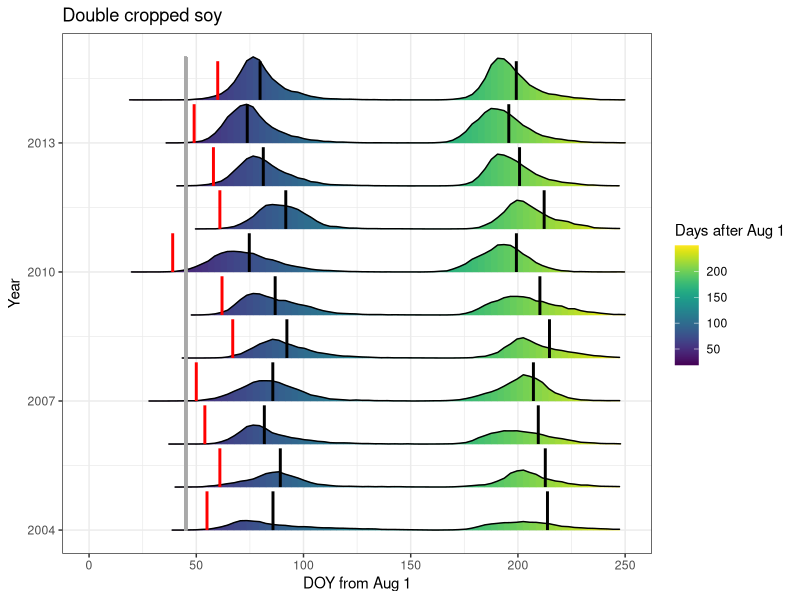
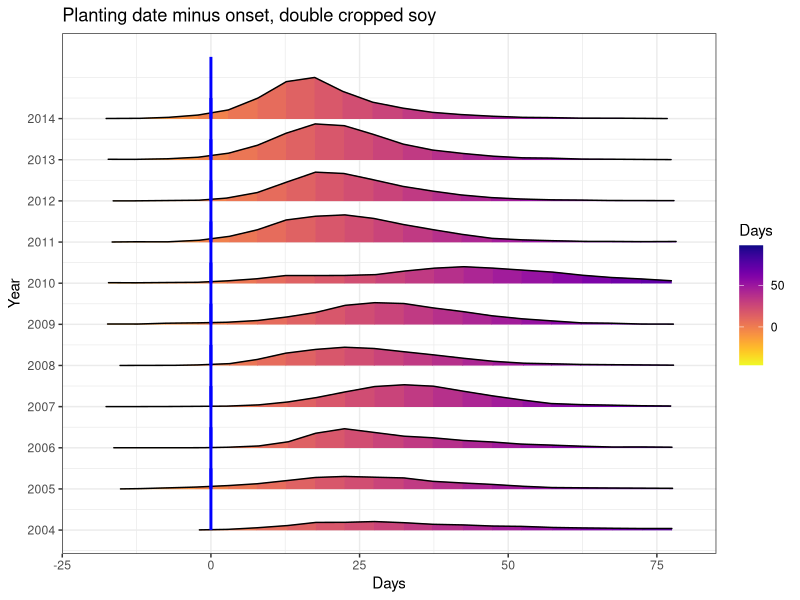
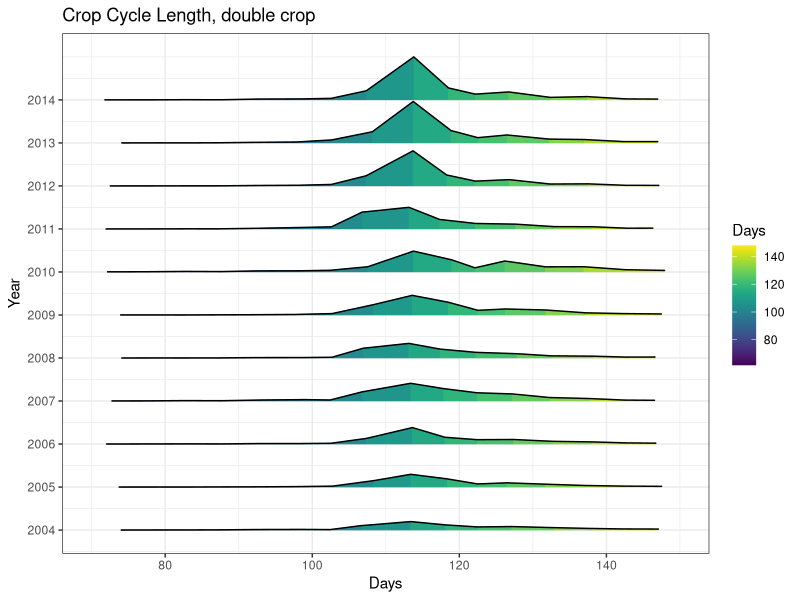
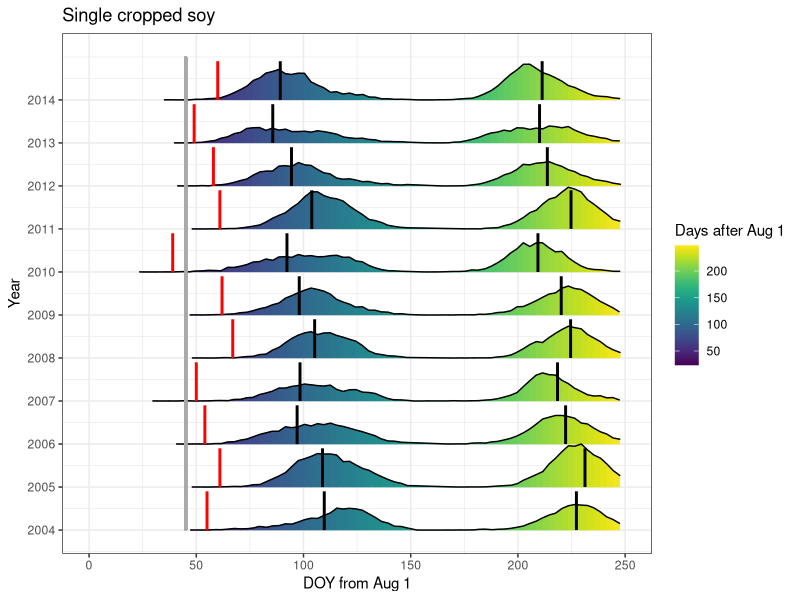
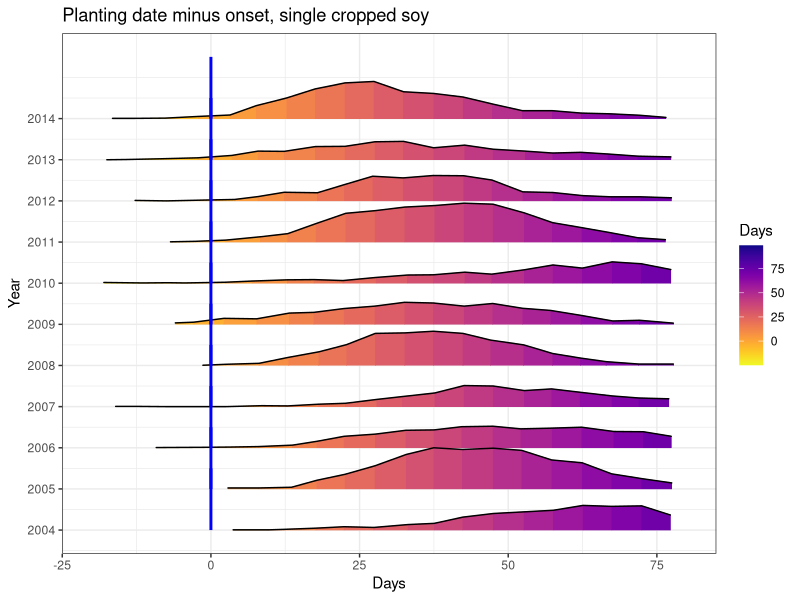
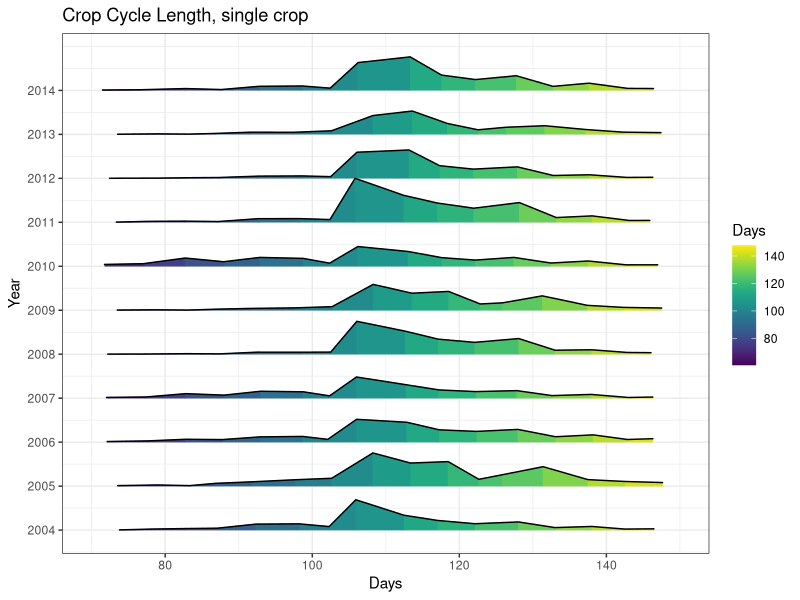
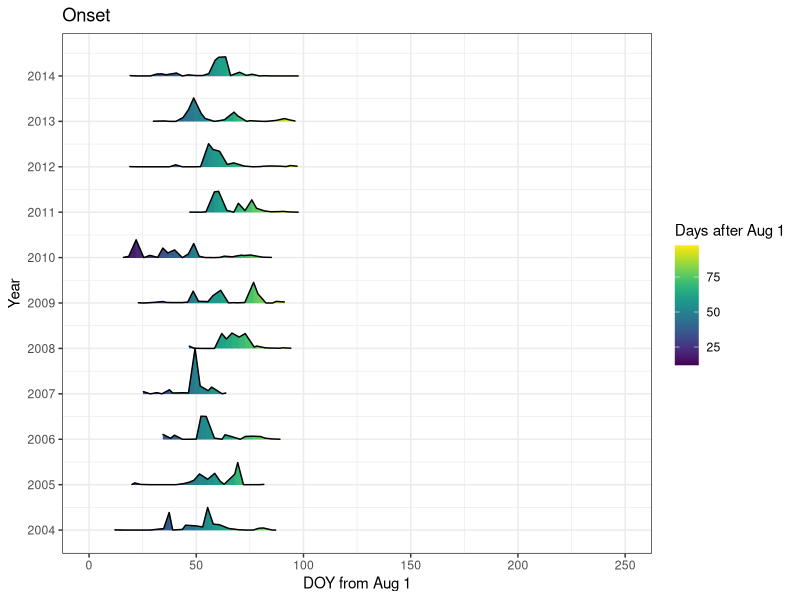

These charts were generated, in order, by the following R code:
## ---- chunk 1
library(ggplot2)
library(ggridges)
library(viridis)
library(RColorBrewer)

onset_data <- read.csv('input/onset_median_MT.csv') # onset_median_MT.csv
timing_doubleFirst <- read.csv('input/histogram_doubleFirst_MT.csv') # histogram_doubleFirst_MT.csv
timing_single <- read.csv('input/histogram_single_MT.csv') # histogram_single_MT.csv
onset_hist <- read.csv('input/histogram_onset_MT.csv')
onset_plant_doubleFirst <- read.csv('input/onset_plant_doubleFirst_MT.csv')
onset_plant_single <- read.csv('input/onset_plant_single_MT.csv')
cycle_doubleFirst <- read.csv('input/crop_cycle_doubleFirst_MT.csv')
cycle_single <- read.csv('input/crop_cycle_single_MT.csv')
median_plant_single <- read.csv('input/median_plant_single_MT.csv')
median_plant_doubleFirst <- read.csv('input/median_plant_doubleFirst_MT.csv')
median_harvest_single <- read.csv('input/median_harvest_single_MT.csv')
median_harvest_doubleFirst <- read.csv('input/median_harvest_doubleFirst_MT.csv')
median_delay_single <- read.csv('input/median_delay_single_MT.csv')
median_delay_doubleFirst <- read.csv('input/median_delay_doubleFirst_MT.csv')
## ---- chunk 2
# DOUBLE PLANT AND HARVEST

ggplot(timing_doubleFirst, aes(x = timing_doubleFirst$DOY, y = timing_doubleFirst$Year, height = timing_doubleFirst$Count, group = timing_doubleFirst$Year, fill = timing_doubleFirst$DOY)) + 
  xlim(0, 250) +
  xlab("DOY from Aug 1") +
  ylab("Year") +
  ggtitle("Double cropped soy") +
  geom_density_ridges_gradient(stat = "identity", scale = 1) +
  scale_fill_viridis(name = 'Days after Aug 1') +
  geom_segment(data = onset_data, aes(x = median_onset, y = year, group = year, xend = median_onset, yend = year + 0.9, height = rep(100, 11), fill = median_onset), color = "red", size = 1) +
  geom_segment(data = median_plant_doubleFirst, aes(x = median_plant, y = year, group = year, xend = median_plant, yend = year + 0.9, height = rep(100, 11), fill = median_plant), color = "black", size = 1) +
  geom_segment(data = median_harvest_doubleFirst, aes(x = median_harvest, y = year, group = year, xend = median_harvest, yend = year + 0.9, height = rep(100, 11), fill = median_harvest), color = "black", size = 1) +
  geom_segment(aes(x = 45, xend = 45, y = 2004, yend = 2015), color = "darkgray", size = 1) + #Sept 15 sanitary break
  theme_bw()

# Onset minus plant
ggplot(onset_plant_doubleFirst, aes(x = onset_plant_doubleFirst$DOY, y = onset_plant_doubleFirst$Year, height = onset_plant_doubleFirst$Count, group = onset_plant_doubleFirst$Year, fill = onset_plant_doubleFirst$DOY)) + 
  xlim(-20, 80) +
  xlab("Days") +
  ylab("Year") +
  ggtitle("Planting date minus onset, double cropped soy") +
  geom_density_ridges_gradient(stat = "identity", scale = 1) +
  scale_fill_viridis(name = 'Days', option = "C", direction = -1) +
  geom_segment(data = onset_data, aes(x = 0, y = year, group = year, xend = 0, yend = year + 1.5, height = rep(100, 11), fill = median_onset), color = "blue", size = 1) +
  scale_y_continuous(breaks=seq(2004, 2014, 1)) +
  theme_bw()

# crop cycle
ggplot(cycle_doubleFirst, aes(x = cycle_doubleFirst$DOY, y = cycle_doubleFirst$Year, height = cycle_doubleFirst$Count, group = cycle_doubleFirst$Year, fill = cycle_doubleFirst$DOY)) + 
  xlim(70, 150) +
  xlab("Days") +
  ylab("Year") +
  ggtitle("Crop Cycle Length, double crop") +
  geom_density_ridges_gradient(stat = "identity", scale = 1) +
  scale_fill_viridis(name = 'Days') +
  scale_y_continuous(breaks=seq(2004, 2014, 1)) +
  theme_bw()
## ---- chunk 3
# SINGLE PLANT AND HARVEST

ggplot(timing_single, aes(x = timing_single$DOY, y = timing_single$Year, height = timing_single$Count, group = timing_single$Year, fill = timing_single$DOY)) + 
  xlim(0, 250) +
  xlab("DOY from Aug 1") +
  ylab("Year") +
  ggtitle("Single cropped soy") +
  geom_density_ridges_gradient(stat = "identity", scale = 1) +
  scale_fill_viridis(name = 'Days after Aug 1') +
  geom_segment(data = onset_data, aes(x = median_onset, y = year, group = year, xend = median_onset, yend = year + 0.9, height = rep(100, 11), fill = median_onset), color = "red", size = 1) +
    geom_segment(data = median_plant_single, aes(x = median_plant, y = year, group = year, xend = median_plant, yend = year + 0.9, height = rep(100, 11), fill = median_plant), color = "black", size = 1) +
    geom_segment(data = median_harvest_single, aes(x = median_harvest, y = year, group = year, xend = median_harvest, yend = year + 0.9, height = rep(100, 11), fill = median_harvest), color = "black", size = 1) +
  geom_segment(aes(x = 45, xend = 45, y = 2004, yend = 2015), color = "darkgray", size = 1) + #Sept 15 sanitary break
  scale_y_continuous(breaks=seq(2004, 2014, 1)) +
  theme_bw()

# Onset minus plant
ggplot(onset_plant_single, aes(x = onset_plant_single$DOY, y = onset_plant_single$Year, height = onset_plant_single$Count, group = onset_plant_single$Year, fill = onset_plant_single$DOY)) + 
  xlim(-20, 80) +
  xlab("Days") +
  ylab("Year") +
  ggtitle("Planting date minus onset, single cropped soy") +
  geom_density_ridges_gradient(stat = "identity", scale = 1) +
  scale_fill_viridis(name = 'Days', option = "C", direction = -1) +
  geom_segment(data = onset_data, aes(x = 0, y = year, group = year, xend = 0, yend = year + 1.5, height = rep(100, 11), fill = median_onset), color = "blue", size = 1) +
  scale_y_continuous(breaks=seq(2004, 2014, 1)) +
  theme_bw()

# crop cycle
ggplot(cycle_single, aes(x = cycle_single$DOY, y = cycle_single$Year, height = cycle_single$Count, group = cycle_single$Year, fill = cycle_single$DOY)) + 
  xlim(70, 150) +
  xlab("Days") +
  ylab("Year") +
  ggtitle("Crop Cycle Length, single crop") +
  geom_density_ridges_gradient(stat = "identity", scale = 1) +
  scale_fill_viridis(name = 'Days') +
  scale_y_continuous(breaks=seq(2004, 2014, 1)) +
  theme_bw()
## ---- chunk 4
# wet season onset

ggplot(onset_hist, aes(x = onset_hist$DOY, y = onset_hist$Year, height = onset_hist$Count, group = onset_hist$Year, fill = onset_hist$DOY)) + 
  xlim(0, 250) +
  xlab("DOY from Aug 1") +
  ylab("Year") +
  ggtitle("Onset") +
  geom_density_ridges_gradient(stat = "identity", scale = 1) +
  scale_fill_viridis(name = 'Days after Aug 1') +
  scale_y_continuous(breaks=seq(2004, 2014, 1)) +
  theme_bw()

